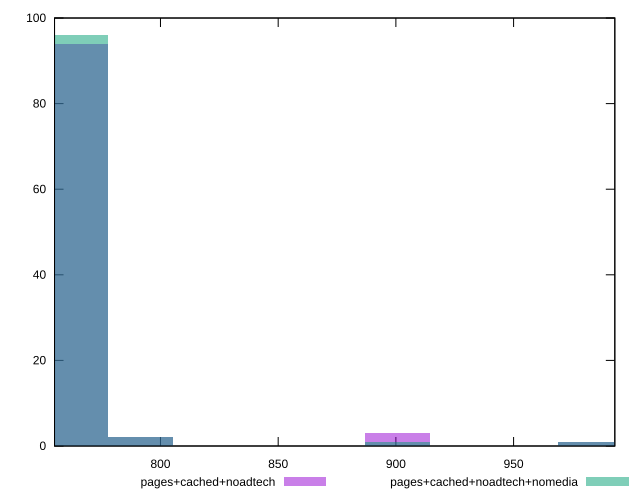

Source code (gnuplot):
reset

$pagesCachedNoadtech <<EOF
982.5247100188183 1
900.6476508505833 3
764.1858855701919 94
791.4782386262702 2
EOF

$pagesCachedNoadtechNomedia <<EOF
982.5247100188183 1
764.1858855701919 96
791.4782386262702 2
900.6476508505833 1
EOF

set key outside below
set boxwidth 27.292353056078284
set xrange [755:993]
set yrange [0:100]
set trange [0:100]
set style fill transparent solid 0.5 noborder
set terminal svg size 640, 500 enhanced background rgb 'white'
set output "report_00019_2021-02-10T18-14-37.922Z//uses-rel-preload/comparison/histogram/2_vs_3.svg"

plot $pagesCachedNoadtech title "pages+cached+noadtech" with boxes, \
     $pagesCachedNoadtechNomedia title "pages+cached+noadtech+nomedia" with boxes

reset
